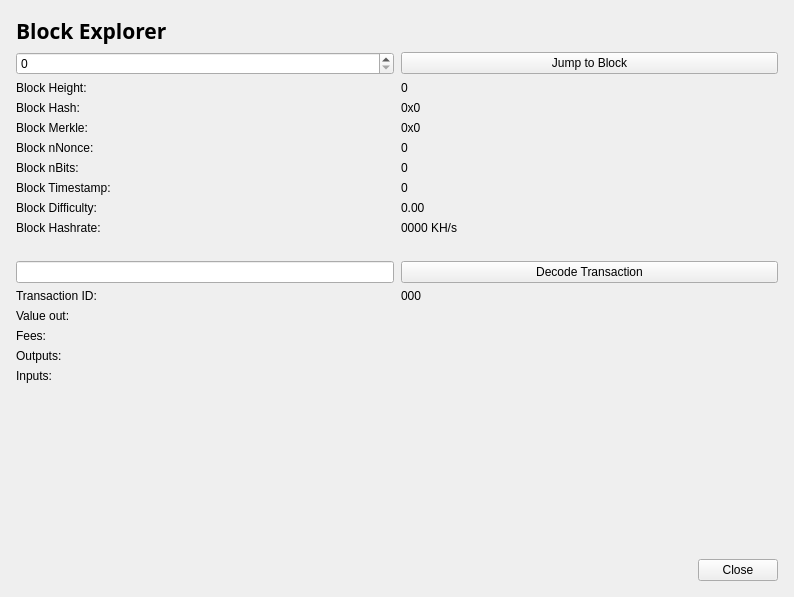
<?xml version="1.0" encoding="UTF-8"?>
<ui version="4.0">
 <class>BlockBrowser</class>
 <widget class="QWidget" name="BlockBrowser">
  <property name="windowModality">
   <enum>Qt::NonModal</enum>
  </property>
  <property name="enabled">
   <bool>true</bool>
  </property>
  <property name="geometry">
   <rect>
    <x>0</x>
    <y>0</y>
    <width>794</width>
    <height>597</height>
   </rect>
  </property>
  <property name="sizePolicy">
   <sizepolicy hsizetype="Preferred" vsizetype="Preferred">
    <horstretch>0</horstretch>
    <verstretch>0</verstretch>
   </sizepolicy>
  </property>
  <property name="minimumSize">
   <size>
    <width>0</width>
    <height>0</height>
   </size>
  </property>
  <property name="acceptDrops">
   <bool>false</bool>
  </property>
  <property name="windowTitle">
   <string>Block Browser</string>
  </property>
  <layout class="QGridLayout">
   <property name="sizeConstraint">
    <enum>QLayout::SetMaximumSize</enum>
   </property>
   <property name="leftMargin">
    <number>16</number>
   </property>
   <property name="topMargin">
    <number>16</number>
   </property>
   <property name="rightMargin">
    <number>16</number>
   </property>
   <property name="bottomMargin">
    <number>16</number>
   </property>
   <item row="1" column="0" rowspan="2">
    <layout class="QVBoxLayout" name="verticalLayout">
     <item>
      <widget class="QLabel" name="label_5">
       <property name="font">
        <font>
         <family>Open Sans,sans-serif</family>
         <pointsize>16</pointsize>
         <weight>75</weight>
         <bold>true</bold>
        </font>
       </property>
       <property name="text">
        <string>Block Explorer</string>
       </property>
      </widget>
     </item>
     <item>
      <layout class="QGridLayout" name="gridLayout_3" rowstretch="0,0,0,0,0,0,0,0,0,0,0,0,0,0,0,0,0,0" columnstretch="0,0">
       <property name="sizeConstraint">
        <enum>QLayout::SetDefaultConstraint</enum>
       </property>
       <property name="horizontalSpacing">
        <number>7</number>
       </property>
       <item row="12" column="1">
        <widget class="QPushButton" name="txButton">
         <property name="text">
          <string>Decode Transaction</string>
         </property>
        </widget>
       </item>
       <item row="17" column="0">
        <widget class="QLabel" name="inputLabel">
         <property name="text">
          <string>Inputs:</string>
         </property>
         <property name="alignment">
          <set>Qt::AlignLeading|Qt::AlignLeft|Qt::AlignTop</set>
         </property>
        </widget>
       </item>
       <item row="10" column="1">
        <widget class="QLabel" name="pawBox">
         <property name="text">
          <string>0000 KH/s</string>
         </property>
         <property name="textInteractionFlags">
          <set>Qt::LinksAccessibleByMouse|Qt::TextSelectableByMouse</set>
         </property>
        </widget>
       </item>
       <item row="14" column="0">
        <widget class="QLabel" name="valueLabel">
         <property name="text">
          <string>Value out:</string>
         </property>
        </widget>
       </item>
       <item row="13" column="0">
        <widget class="QLabel" name="txLabel">
         <property name="text">
          <string>Transaction ID:</string>
         </property>
        </widget>
       </item>
       <item row="9" column="1">
        <widget class="QLabel" name="hardBox">
         <property name="text">
          <string>0.00</string>
         </property>
         <property name="textInteractionFlags">
          <set>Qt::LinksAccessibleByMouse|Qt::TextSelectableByMouse</set>
         </property>
        </widget>
       </item>
       <item row="13" column="1">
        <widget class="QLabel" name="txID">
         <property name="text">
          <string>000</string>
         </property>
         <property name="textInteractionFlags">
          <set>Qt::LinksAccessibleByMouse|Qt::TextSelectableByMouse</set>
         </property>
        </widget>
       </item>
       <item row="17" column="1">
        <widget class="QLabel" name="inputBox">
         <property name="sizePolicy">
          <sizepolicy hsizetype="Preferred" vsizetype="MinimumExpanding">
           <horstretch>0</horstretch>
           <verstretch>0</verstretch>
          </sizepolicy>
         </property>
         <property name="text">
          <string/>
         </property>
         <property name="alignment">
          <set>Qt::AlignLeading|Qt::AlignLeft|Qt::AlignTop</set>
         </property>
         <property name="textInteractionFlags">
          <set>Qt::LinksAccessibleByMouse|Qt::TextSelectableByMouse</set>
         </property>
        </widget>
       </item>
       <item row="14" column="1">
        <widget class="QLabel" name="valueBox">
         <property name="text">
          <string/>
         </property>
         <property name="textInteractionFlags">
          <set>Qt::LinksAccessibleByMouse|Qt::TextSelectableByMouse</set>
         </property>
        </widget>
       </item>
       <item row="9" column="0">
        <widget class="QLabel" name="hardLabel">
         <property name="text">
          <string>Block Difficulty:</string>
         </property>
        </widget>
       </item>
       <item row="1" column="0">
        <widget class="QSpinBox" name="heightBox">
         <property name="sizePolicy">
          <sizepolicy hsizetype="Preferred" vsizetype="Fixed">
           <horstretch>0</horstretch>
           <verstretch>0</verstretch>
          </sizepolicy>
         </property>
         <property name="maximum">
          <number>99999999</number>
         </property>
        </widget>
       </item>
       <item row="3" column="0">
        <widget class="QLabel" name="heightLabel_2">
         <property name="text">
          <string>Block Height:</string>
         </property>
        </widget>
       </item>
       <item row="8" column="1">
        <widget class="QLabel" name="timeBox">
         <property name="text">
          <string>0</string>
         </property>
         <property name="textInteractionFlags">
          <set>Qt::LinksAccessibleByMouse|Qt::TextSelectableByMouse</set>
         </property>
        </widget>
       </item>
       <item row="1" column="1">
        <widget class="QPushButton" name="blockButton">
         <property name="text">
          <string>Jump to Block</string>
         </property>
        </widget>
       </item>
       <item row="5" column="0">
        <widget class="QLabel" name="merkleLabel">
         <property name="text">
          <string>Block Merkle:</string>
         </property>
        </widget>
       </item>
       <item row="4" column="0">
        <widget class="QLabel" name="hashLabel">
         <property name="text">
          <string>Block Hash:</string>
         </property>
        </widget>
       </item>
       <item row="15" column="1">
        <widget class="QLabel" name="feesBox">
         <property name="text">
          <string/>
         </property>
         <property name="textInteractionFlags">
          <set>Qt::LinksAccessibleByMouse|Qt::TextSelectableByMouse</set>
         </property>
        </widget>
       </item>
       <item row="10" column="0">
        <widget class="QLabel" name="pawLabel">
         <property name="text">
          <string>Block Hashrate:</string>
         </property>
        </widget>
       </item>
       <item row="3" column="1">
        <widget class="QLabel" name="heightLabel">
         <property name="text">
          <string>0</string>
         </property>
         <property name="textInteractionFlags">
          <set>Qt::LinksAccessibleByMouse|Qt::TextSelectableByMouse</set>
         </property>
        </widget>
       </item>
       <item row="15" column="0">
        <widget class="QLabel" name="feesLabel">
         <property name="text">
          <string>Fees:</string>
         </property>
        </widget>
       </item>
       <item row="7" column="0">
        <widget class="QLabel" name="bitsLabel">
         <property name="text">
          <string>Block nBits:</string>
         </property>
        </widget>
       </item>
       <item row="7" column="1">
        <widget class="QLabel" name="bitsBox">
         <property name="text">
          <string>0</string>
         </property>
         <property name="textInteractionFlags">
          <set>Qt::LinksAccessibleByMouse|Qt::TextSelectableByMouse</set>
         </property>
        </widget>
       </item>
       <item row="5" column="1">
        <widget class="QLabel" name="merkleBox">
         <property name="minimumSize">
          <size>
           <width>187</width>
           <height>0</height>
          </size>
         </property>
         <property name="text">
          <string>0x0</string>
         </property>
         <property name="textInteractionFlags">
          <set>Qt::LinksAccessibleByMouse|Qt::TextSelectableByMouse</set>
         </property>
        </widget>
       </item>
       <item row="16" column="0">
        <widget class="QLabel" name="outputLabel">
         <property name="text">
          <string>Outputs:</string>
         </property>
         <property name="alignment">
          <set>Qt::AlignLeading|Qt::AlignLeft|Qt::AlignTop</set>
         </property>
        </widget>
       </item>
       <item row="16" column="1">
        <widget class="QLabel" name="outputBox">
         <property name="sizePolicy">
          <sizepolicy hsizetype="Preferred" vsizetype="Expanding">
           <horstretch>0</horstretch>
           <verstretch>0</verstretch>
          </sizepolicy>
         </property>
         <property name="minimumSize">
          <size>
           <width>0</width>
           <height>0</height>
          </size>
         </property>
         <property name="text">
          <string/>
         </property>
         <property name="alignment">
          <set>Qt::AlignLeading|Qt::AlignLeft|Qt::AlignTop</set>
         </property>
         <property name="textInteractionFlags">
          <set>Qt::LinksAccessibleByMouse|Qt::TextSelectableByMouse</set>
         </property>
        </widget>
       </item>
       <item row="6" column="0">
        <widget class="QLabel" name="nonceLabel">
         <property name="text">
          <string>Block nNonce:</string>
         </property>
        </widget>
       </item>
       <item row="6" column="1">
        <widget class="QLabel" name="nonceBox">
         <property name="text">
          <string>0</string>
         </property>
         <property name="textInteractionFlags">
          <set>Qt::LinksAccessibleByMouse|Qt::TextSelectableByMouse</set>
         </property>
        </widget>
       </item>
       <item row="8" column="0">
        <widget class="QLabel" name="timeLabel">
         <property name="text">
          <string>Block Timestamp:</string>
         </property>
        </widget>
       </item>
       <item row="4" column="1">
        <widget class="QLabel" name="hashBox">
         <property name="enabled">
          <bool>true</bool>
         </property>
         <property name="sizePolicy">
          <sizepolicy hsizetype="Preferred" vsizetype="Preferred">
           <horstretch>0</horstretch>
           <verstretch>0</verstretch>
          </sizepolicy>
         </property>
         <property name="minimumSize">
          <size>
           <width>0</width>
           <height>0</height>
          </size>
         </property>
         <property name="text">
          <string>0x0</string>
         </property>
         <property name="textInteractionFlags">
          <set>Qt::LinksAccessibleByMouse|Qt::TextSelectableByMouse</set>
         </property>
        </widget>
       </item>
       <item row="12" column="0">
        <widget class="QLineEdit" name="txBox">
         <property name="sizePolicy">
          <sizepolicy hsizetype="Preferred" vsizetype="Fixed">
           <horstretch>0</horstretch>
           <verstretch>0</verstretch>
          </sizepolicy>
         </property>
         <property name="inputMask">
          <string comment="Transaction id" extracomment="Transaction id"/>
         </property>
         <property name="placeholderText">
          <string comment="Transaction ID" extracomment="Transaction ID"/>
         </property>
        </widget>
       </item>
       <item row="11" column="0">
        <spacer name="verticalSpacer_2">
         <property name="orientation">
          <enum>Qt::Vertical</enum>
         </property>
         <property name="sizeType">
          <enum>QSizePolicy::Fixed</enum>
         </property>
         <property name="sizeHint" stdset="0">
          <size>
           <width>20</width>
           <height>20</height>
          </size>
         </property>
        </spacer>
       </item>
      </layout>
     </item>
     <item>
      <spacer name="verticalSpacer_3">
       <property name="orientation">
        <enum>Qt::Vertical</enum>
       </property>
       <property name="sizeHint" stdset="0">
        <size>
         <width>20</width>
         <height>40</height>
        </size>
       </property>
      </spacer>
     </item>
     <item>
      <layout class="QHBoxLayout" name="horizontalLayout">
       <item>
        <spacer name="horizontalSpacer">
         <property name="orientation">
          <enum>Qt::Horizontal</enum>
         </property>
         <property name="sizeHint" stdset="0">
          <size>
           <width>40</width>
           <height>20</height>
          </size>
         </property>
        </spacer>
       </item>
       <item>
        <widget class="QPushButton" name="closeButton">
         <property name="text">
          <string>Close</string>
         </property>
        </widget>
       </item>
      </layout>
     </item>
    </layout>
   </item>
  </layout>
 </widget>
 <resources/>
 <connections/>
</ui>
